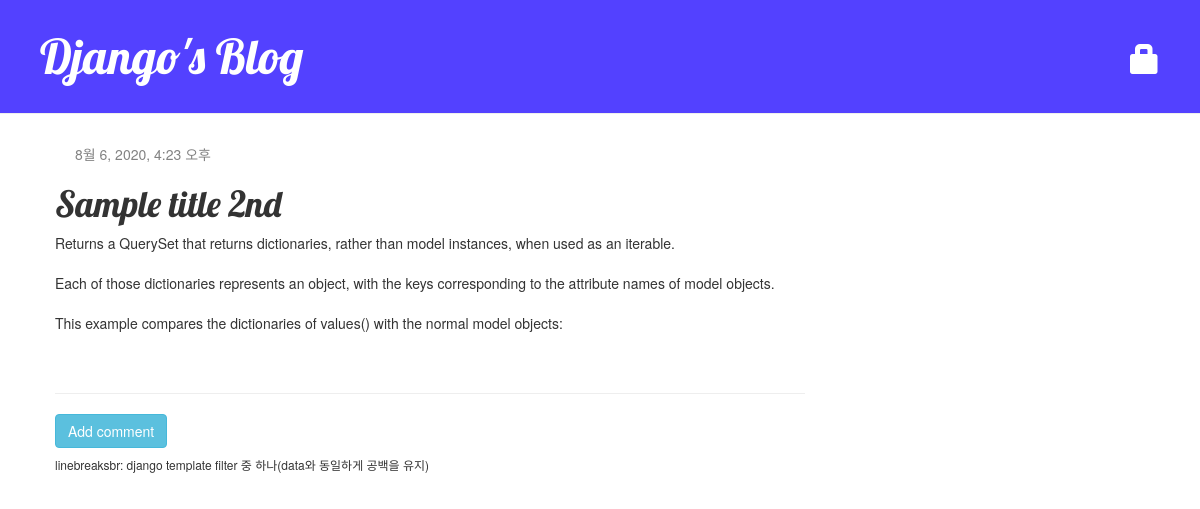
Page /post/6/ on the committed database.
### blog/models.py (models this page shows, shortened)
class Post(models.Model):
    author = models.ForeignKey('auth.User', on_delete=models.CASCADE)
    title = models.CharField(max_length=200, validators=[min_length_3_validator]) # 유효성검사 함수
    text = models.TextField()
    created_date = models.DateTimeField(default=timezone.now)
    published_date = models.DateTimeField(blank=True, null=True)

### blog/views.py (the view)
# urls.py: path('post/<int:pk>/', views.post_detail, name='post_detail'),
def post_detail(request, pk):
    post = get_object_or_404(Post, pk=pk)
    return render(request, 'blog/post_detail.html', {'post': post})

### blog/templates/blog/post_detail.html (shortened to what this page needs)
{% extends 'blog/base.html' %}
{% block content %}
    <div class="post">
        {% if post.published_date %}
            <div class="date">
                {{ post.published_date }}
            </div>
        {% endif %}
        <h1>{{ post.title }}</h1>
        <p>{{ post.text|linebreaksbr }}</p>
    </div>
    <hr>
    <a class="btn btn-info" href="{% url 'add_comment_to_post' pk=post.pk %}">
        Add comment
    </a>
{% endblock %}

### blog/static/css/blog.css (style rules this page uses)
h1,h2,h3,h4 { font-family: 'Lobster', cursive; }
.post { margin-top: 10px; margin-bottom: 60px; }
.date { color: #828282; font-size: 14px; margin-left: 20px; }

### rows in the picture
Post: published_date "8월 6, 2020, 4:23 오후", title "Sample title 2nd", text "Returns a QuerySet that returns dictionaries, rather than model instances, when used as an iterable. Each of those dictionaries represents an object, with the keys corresponding to the attribute names of model objects. This example compares the dictionaries of values() with the normal model objects:"
